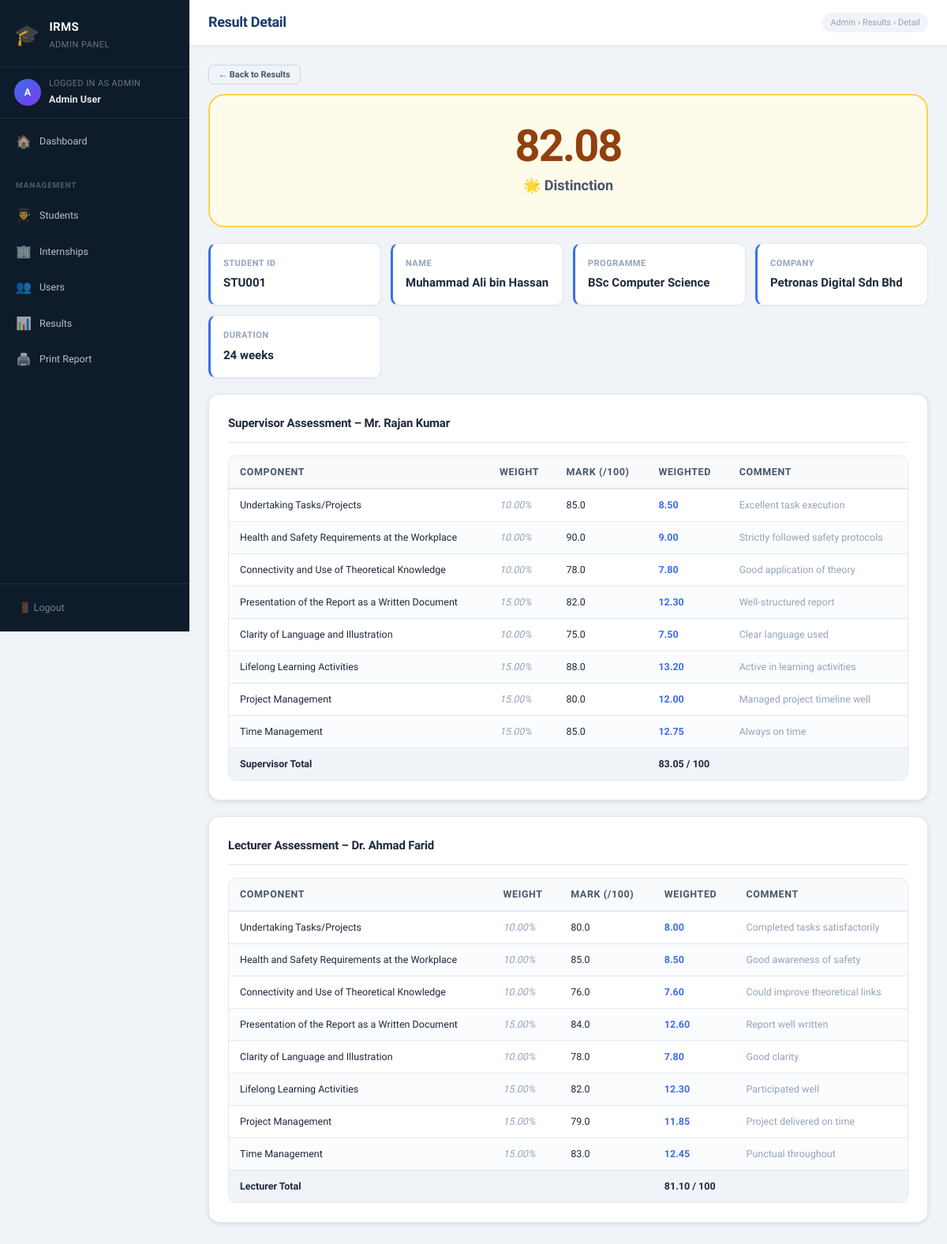
Page /admin/result_detail.php?id=100001 (signed in) on the committed database.
### tables this page shows
CREATE TABLE `internship` (
  `internship_id` int NOT NULL,
  `student_id` varchar(20) NOT NULL,
  `lecturer_id` varchar(20) DEFAULT NULL,
  `supervisor_id` varchar(20) DEFAULT NULL,
  `company_id` int DEFAULT NULL,
  `s_marks_id` int DEFAULT NULL,
  `l_marks_id` int DEFAULT NULL,
  `duration` int DEFAULT NULL,
  `average_marks` decimal(6,2) DEFAULT NULL
);

CREATE TABLE `student` (
  `student_id` varchar(20) NOT NULL,
  `student_name` varchar(100) NOT NULL,
  `student_password` varchar(100) NOT NULL,
  `student_email` varchar(100) DEFAULT NULL,
  `programme` varchar(100) DEFAULT NULL
);

CREATE TABLE `company` (
  `company_id` int NOT NULL,
  `company_name` varchar(150) NOT NULL
);

CREATE TABLE `supervisor` (
  `supervisor_id` varchar(20) NOT NULL,
  `supervisor_name` varchar(100) NOT NULL,
  `supervisor_email` varchar(100) DEFAULT NULL,
  `supervisor_password` varchar(100) NOT NULL,
  `company_id` int DEFAULT NULL
);

CREATE TABLE `supervisor_marks` (
  `s_marks_id` int NOT NULL,
  `component_id` int NOT NULL,
  `component_mark` decimal(5,2) NOT NULL DEFAULT '0.00',
  `comments` text,
  `total_marks` decimal(6,2) NOT NULL DEFAULT '0.00'
);

CREATE TABLE `component` (
  `component_id` int NOT NULL,
  `component_name` varchar(200) NOT NULL,
  `component_weightage` decimal(5,2) NOT NULL
);

CREATE TABLE `lecturer` (
  `lecturer_id` varchar(20) NOT NULL,
  `lecturer_name` varchar(100) NOT NULL,
  `lecturer_email` varchar(100) DEFAULT NULL,
  `lecturer_password` varchar(100) NOT NULL
);

CREATE TABLE `lecturer_marks` (
  `l_marks_id` int NOT NULL,
  `component_id` int NOT NULL,
  `component_mark` decimal(5,2) NOT NULL DEFAULT '0.00',
  `comments` text,
  `total_marks` decimal(6,2) NOT NULL DEFAULT '0.00'
);

### admin/result_detail.php (the view, shortened to what this page needs)
<?php
require_once "../connection.php";
include "header.php";
$iid = (int)$_GET['id'];
$sql = "SELECT i.*, s.student_id, s.student_name, s.programme, s.student_email,
               c.company_name, l.lecturer_name, sv.supervisor_name
        FROM internship i
        LEFT JOIN student    s  ON i.student_id    = s.student_id
        LEFT JOIN company    c  ON i.company_id    = c.company_id
        LEFT JOIN lecturer   l  ON i.lecturer_id   = l.lecturer_id
        LEFT JOIN supervisor sv ON i.supervisor_id = sv.supervisor_id
        WHERE i.internship_id = $iid";
$res = mysqli_query($conn, $sql);
$data = mysqli_fetch_assoc($res);
$supMarks = [];
if ($data['s_marks_id']) {
    $smid = (int)$data['s_marks_id'];
    $smRes = mysqli_query($conn,
        "SELECT sm.*, c.component_name, c.component_weightage
         FROM supervisor_marks sm
         JOIN component c ON sm.component_id = c.component_id
         WHERE sm.s_marks_id = $smid
         ORDER BY c.component_id");
    while ($r = mysqli_fetch_assoc($smRes)) $supMarks[] = $r;
}
$lecMarks = [];
if ($data['l_marks_id']) {
    $lmid = (int)$data['l_marks_id'];
    $lmRes = mysqli_query($conn,
        "SELECT lm.*, c.component_name, c.component_weightage
         FROM lecturer_marks lm
         JOIN component c ON lm.component_id = c.component_id
         WHERE lm.l_marks_id = $lmid
         ORDER BY c.component_id");
    while ($r = mysqli_fetch_assoc($lmRes)) $lecMarks[] = $r;
}
$avg = $data['average_marks'];
$finalClass = 'pass';
$finalLabel = 'Pass';
if ($avg !== null) {
    if ($avg >= 80) { $finalClass = 'distinction'; $finalLabel = '🌟 Distinction'; }
    elseif ($avg >= 50) { $finalClass = 'pass'; $finalLabel = '✅ Pass'; }
    else { $finalClass = 'fail'; $finalLabel = '❌ Fail'; }
}
?>
<div class="topbar">
    <h1>Result Detail</h1>
    <span class="breadcrumb">Admin &rsaquo; Results &rsaquo; Detail</span>
</div>
<div class="page-body">
    <div style="margin-bottom:12px;">
        <a href="results.php" class="btn btn-outline btn-sm">← Back to Results</a>
    </div>
    <?php if ($avg !== null): ?>
    <div class="final-mark-box <?= $finalClass ?>">
        <div class="big-mark"><?= number_format($avg,2) ?></div>
        <div class="mark-label"><?= $finalLabel ?></div>
    </div>
    <?php else: ?>
    <div class="alert alert-info">Marks have not been entered yet for this student.</div>
    <?php endif; ?>
    <div class="result-summary">
        <div class="result-summary-item">
            <div class="label">Student ID</div>
            <div class="value"><?= htmlspecialchars($data['student_id']) ?></div>
        </div>
        <div class="result-summary-item">
            <div class="label">Name</div>
            <div class="value"><?= htmlspecialchars($data['student_name']) ?></div>
        </div>
        <div class="result-summary-item">
            <div class="label">Programme</div>
            <div class="value"><?= htmlspecialchars($data['programme']) ?></div>
        </div>
        <div class="result-summary-item">
            <div class="label">Company</div>
            <div class="value"><?= htmlspecialchars($data['company_name'] ?? '—') ?></div>
        </div>
        <div class="result-summary-item">
            <div class="label">Duration</div>
            <div class="value"><?= $data['duration'] ? $data['duration'].' weeks' : '—' ?></div>
        </div>
    </div>
    <div class="card">
        <div class="card-title">Supervisor Assessment – <?= htmlspecialchars($data['supervisor_name'] ?? '—') ?></div>
        <?php if ($supMarks): ?>
        <div class="table-wrap">
        <table class="marks-table">
            <thead>
                <tr>
                    <th>Component</th>
                    <th>Weight</th>
                    <th>Mark (/100)</th>
                    <th>Weighted</th>
                    <th>Comment</th>
                </tr>
            </thead>
            <tbody>
            <?php $supTotal = 0; foreach ($supMarks as $m): $supTotal += $m['total_marks']; ?>
            <tr>
                <td><?= htmlspecialchars($m['component_name']) ?></td>
                <td class="weight-cell"><?= $m['component_weightage'] ?>%</td>
                <td><?= number_format($m['component_mark'],1) ?></td>
                <td class="total-cell"><?= number_format($m['total_marks'],2) ?></td>
                <td class="text-muted"><?= htmlspecialchars($m['comments'] ?? '') ?></td>
            </tr>
            <?php endforeach; ?>
            <tr style="background:#f0f4f8; font-weight:700;">
                <td colspan="3">Supervisor Total</td>
                <td colspan="2"><?= number_format($supTotal,2) ?> / 100</td>
            </tr>
            </tbody>
        </table>
        </div>
        <?php else: ?>
            <p class="text-muted">No supervisor marks entered yet.</p>
        <?php endif; ?>
    </div>
    <div class="card">
        <div class="card-title">Lecturer Assessment – <?= htmlspecialchars($data['lecturer_name'] ?? '—') ?></div>
        <?php if ($lecMarks): ?>
        <div class="table-wrap">
        <table class="marks-table">
            <thead>
                <tr>
                    <th>Component</th>
                    <th>Weight</th>
                    <th>Mark (/100)</th>
                    <th>Weighted</th>
                    <th>Comment</th>
                </tr>
            </thead>
            <tbody>
            <?php $lecTotal = 0; foreach ($lecMarks as $m): $lecTotal += $m['total_marks']; ?>
            <tr>
                <td><?= htmlspecialchars($m['component_name']) ?></td>
                <td class="weight-cell"><?= $m['component_weightage'] ?>%</td>
                <td><?= number_format($m['component_mark'],1) ?></td>
                <td class="total-cell"><?= number_format($m['total_marks'],2) ?></td>
                <td class="text-muted"><?= htmlspecialchars($m['comments'] ?? '') ?></td>
            </tr>
            <?php endforeach; ?>
            <tr style="background:#f0f4f8; font-weight:700;">
                <td colspan="3">Lecturer Total</td>
                <td colspan="2"><?= number_format($lecTotal,2) ?> / 100</td>
            </tr>
            </tbody>
        </table>
        </div>
        <?php else: ?>
            <p class="text-muted">No lecturer marks entered yet.</p>
        <?php endif; ?>
    </div>
</div>
<?php include "footer.php"; ?>

### rows in the picture
internship: average_marks "82.08", average_marks "🌟 Distinction", student.student_id "STU001", student.student_name "Muhammad Ali bin Hassan", student.programme "BSc Computer Science", company.company_name "Petronas Digital Sdn Bhd", duration "24", supervisor.supervisor_name "Mr. Rajan Kumar", lecturer.lecturer_name "Dr. Ahmad Farid"
supervisor_marks: component.component_name "Undertaking Tasks/Projects", component.component_weightage "10.00", component_mark "85.0", total_marks "8.50", comments "Excellent task execution"
supervisor_marks: component.component_name "Health and Safety Requirements at the Workplace", component.component_weightage "10.00", component_mark "90.0", total_marks "9.00", comments "Strictly followed safety protocols"
supervisor_marks: component.component_name "Connectivity and Use of Theoretical Knowledge", component.component_weightage "10.00", component_mark "78.0", total_marks "7.80", comments "Good application of theory"
supervisor_marks: component.component_name "Presentation of the Report as a Written Document", component.component_weightage "15.00", component_mark "82.0", total_marks "12.30", comments "Well-structured report"
supervisor_marks: component.component_name "Clarity of Language and Illustration", component.component_weightage "10.00", component_mark "75.0", total_marks "7.50", comments "Clear language used"
supervisor_marks: component.component_name "Lifelong Learning Activities", component.component_weightage "15.00", component_mark "88.0", total_marks "13.20", comments "Active in learning activities"
supervisor_marks: component.component_name "Project Management", component.component_weightage "15.00", component_mark "80.0", total_marks "12.00", comments "Managed project timeline well"
supervisor_marks: component.component_name "Time Management", component.component_weightage "15.00", component_mark "85.0", total_marks "12.75", comments "Always on time"
lecturer_marks: component.component_name "Undertaking Tasks/Projects", component.component_weightage "10.00", component_mark "80.0", total_marks "8.00", comments "Completed tasks satisfactorily"
lecturer_marks: component.component_name "Health and Safety Requirements at the Workplace", component.component_weightage "10.00", component_mark "85.0", total_marks "8.50", comments "Good awareness of safety"
lecturer_marks: component.component_name "Connectivity and Use of Theoretical Knowledge", component.component_weightage "10.00", component_mark "76.0", total_marks "7.60", comments "Could improve theoretical links"
lecturer_marks: component.component_name "Presentation of the Report as a Written Document", component.component_weightage "15.00", component_mark "84.0", total_marks "12.60", comments "Report well written"
lecturer_marks: component.component_name "Clarity of Language and Illustration", component.component_weightage "10.00", component_mark "78.0", total_marks "7.80", comments "Good clarity"
lecturer_marks: component.component_name "Lifelong Learning Activities", component.component_weightage "15.00", component_mark "82.0", total_marks "12.30", comments "Participated well"
lecturer_marks: component.component_name "Project Management", component.component_weightage "15.00", component_mark "79.0", total_marks "11.85", comments "Project delivered on time"
lecturer_marks: component.component_name "Time Management", component.component_weightage "15.00", component_mark "83.0", total_marks "12.45", comments "Punctual throughout"

### other values in the picture
$initials "A"
$_SESSION['name'] "Admin User"
$supTotal "83.05"
$lecTotal "81.10"
